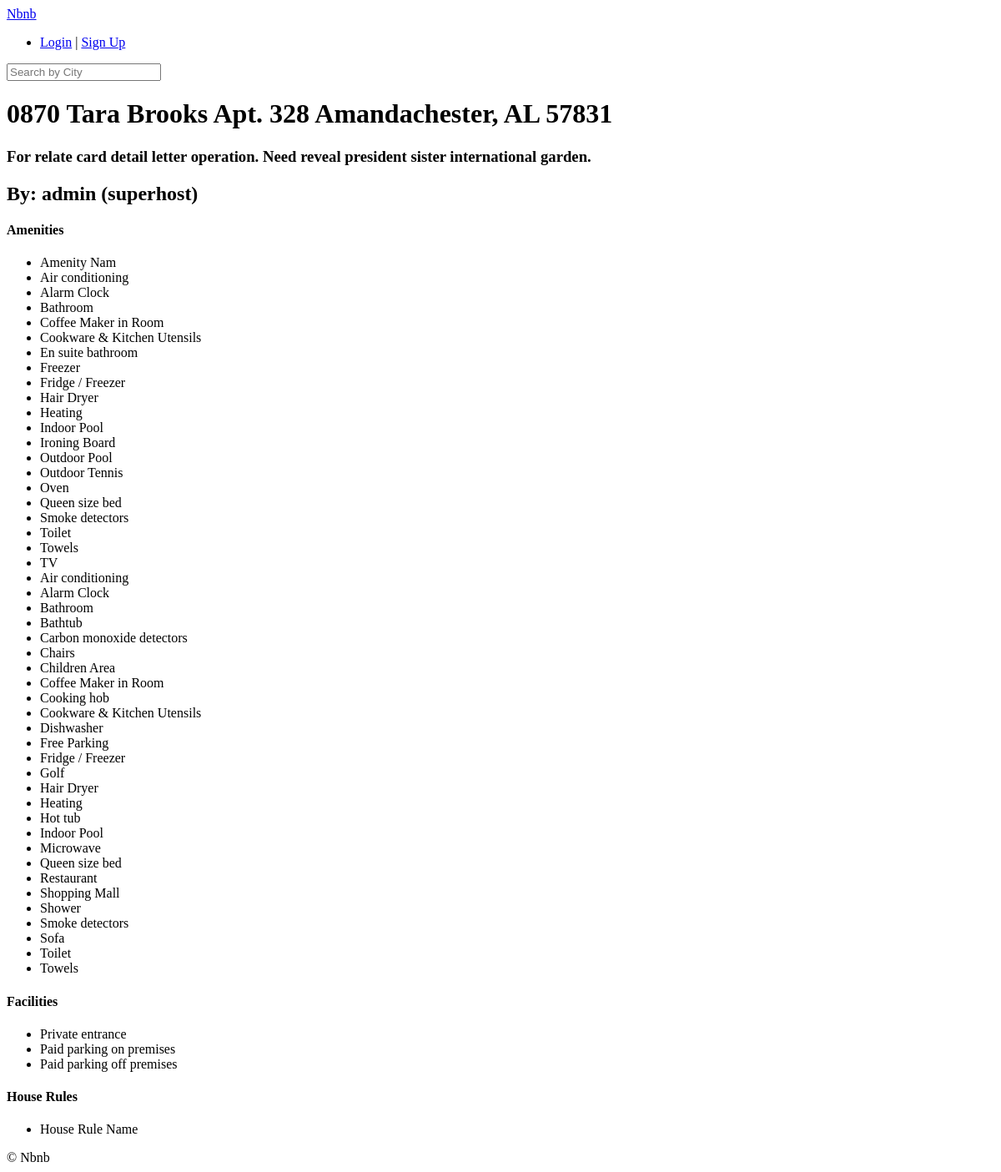
/rooms/331/, run on an earlier commit of the app's database.
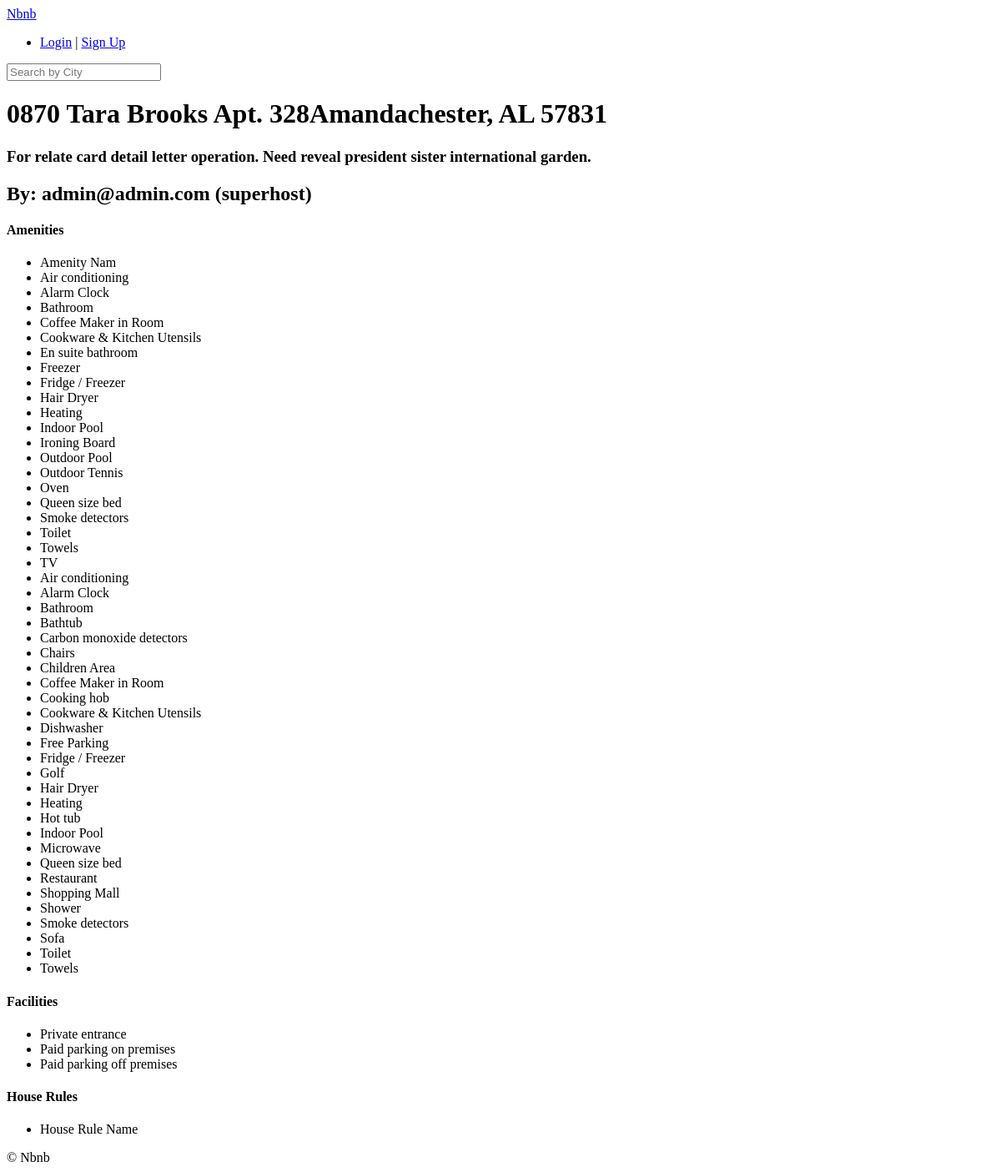
And on a later commit of the database.
### rooms/models.py (models this page shows, shortened)
class Room(core_models.TimeStampedModel):
    name = models.CharField(max_length=140)
    description = models.TextField()
    country = CountryField()
    city = models.CharField(max_length=80)
    price = models.IntegerField()
    address = models.CharField(max_length=140)
    guests = models.IntegerField()
    beds = models.IntegerField()
    bedrooms = models.IntegerField()
    baths = models.IntegerField()
    check_in = models.TimeField()
    check_out = models.TimeField()
    instant_book = models.BooleanField(default=False)
    host = models.ForeignKey(users.User, on_delete=models.CASCADE, related_name="rooms")
    room_type = models.ForeignKey("RoomType", on_delete=models.SET_NULL, null=True, related_name="rooms")
    amenities = models.ManyToManyField("Amenity", blank=True, related_name="rooms")
    facilities = models.ManyToManyField("Facility", blank=True, related_name="rooms")
    house_rules = models.ManyToManyField("HouseRule", blank=True, related_name="rooms")

### users/models.py (models this page shows, shortened)
class User(AbstractUser):
    GENDER_MALE = "male"
    GENDER_FEMALE = "female"
    GENDER_OTHER = "other"
    GENDER_CHOICES = (
        (GENDER_MALE, "Male"),
        (GENDER_FEMALE, "Female"),
        (GENDER_OTHER, "Other"),
    )
    LANGUAGE_ENGLISH = "en"
    LANGUAGE_KOREAN = "ko"
    LANGUAGE_CHOICES = (
        (LANGUAGE_ENGLISH, "English"),
        (LANGUAGE_KOREAN, "Korean"),
    )
    CURRENCY_USD = "usd"
    CURRENCY_KWR = "kwr"
    CURRENCY_CHOICES = (
        (CURRENCY_USD, "USD"),
        (CURRENCY_KWR, "KWR"),
    )
    avatar = models.ImageField(upload_to="avatars", blank=True)
    gender = models.CharField(choices=GENDER_CHOICES, max_length=10,  blank=True)
    bio = models.TextField(blank=True)
    birthdate = models.DateField(blank=True, null=True)
    language = models.CharField(choices=LANGUAGE_CHOICES, max_length=2, blank=True, default=LANGUAGE_KOREAN)
    currency = models.CharField(choices=CURRENCY_CHOICES, max_length=3, blank=True, default=CURRENCY_USD)
    superhost = models.BooleanField(default=False)
    email_verified = models.BooleanField(default=False)
    email_secret = models.CharField(max_length=120, default="", blank=True)

### rooms/views.py (the view)
# urls.py: path("<int:pk>/", views.RoomDetail.as_view(), name='detail'),
class RoomDetail(DetailView):
    model = models.Room

### templates/rooms/room_detail.html (shortened to what this page needs)
{% extends 'base.html' %}
{% block content %}
    <div>
        <h1>{{ room.name }}</h1>
        <h3>{{ room.description }}</h3>
    </div>
    <div>
        <h2>By: {{ room.host.username }}
        {% if room.host.superhost %}
            (superhost)
        {% endif %}
        </h2>
        <h4>Amenities</h4>
        <ul>
            {% for a in room.amenities.all %}
                <li>{{ a.name }}</li>
            {% endfor %}
        </ul>
        <h4>Facilities</h4>
        <ul>
            {% for f in room.facilities.all %}
                <li>{{ f.name }}</li>
            {% endfor %}
        </ul>
        <h4>House Rules</h4>
        <ul>
            {% for r in room.house_rules.all %}
                <li>{{ r.name }}</li>
            {% endfor %}
        </ul>
    </div>
{% endblock %}

What changed in the data, as far as the page shows it:
changed Room: name "0870 Tara Brooks Apt. 328 Amandachester, AL 57831" → "0870 Tara Brooks Apt. 328Amandachester, AL 57831"; host.username "admin" → "admin@admin.com"
